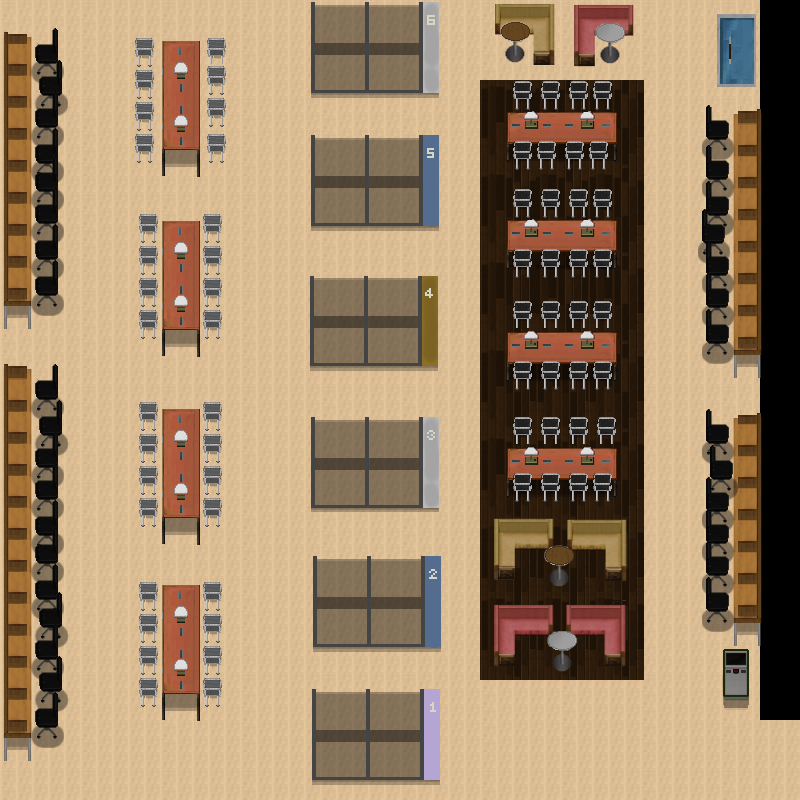

Rendered tile map (Tiled .tmx) drawn with the repository's tilesets; below, a short description and the map source with its tile grids summarised:
An orthogonal 200x200 tile map with 4x4 px tiles, 13 tile layers (Tile Layer 1, Tile Layer 2, Tile Layer 3, Tile Layer 4, ...), 4 tilesets and 60 objects.

<map version="1.9" tiledversion="1.9.2" orientation="orthogonal" renderorder="right-down" width="200" height="200" tilewidth="4" tileheight="4" infinite="0" nextlayerid="16" nextobjectid="88">
 <tileset firstgid="1" source="Library_stair.tsx" />
 <tileset firstgid="30101" source="Lib_3F_Studyroom.tsx" />
 <tileset firstgid="60201" source="Class.tsx" />
 <tileset firstgid="90826" source="LibraryA.tsx" />
 <layer id="1" name="Tile Layer 1" width="200" height="200">
  <data>[40000 cells, 38200 non-empty, 16 distinct tile ids]</data>
 </layer>
 <layer id="2" name="Tile Layer 2" width="200" height="200">
  <data>[40000 cells, 17561 non-empty, 6981 distinct tile ids]</data>
 </layer>
 <layer id="3" name="Tile Layer 3" width="200" height="200">
  <data>[40000 cells, 4105 non-empty, 2072 distinct tile ids]</data>
 </layer>
 <layer id="5" name="Tile Layer 4" width="200" height="200">
  <data>[40000 cells, 1358 non-empty, 497 distinct tile ids]</data>
 </layer>
 <layer id="6" name="Tile Layer 5" width="200" height="200">
  <data>[40000 cells, 522 non-empty, 261 distinct tile ids]</data>
 </layer>
 <layer id="7" name="Tile Layer 6" width="200" height="200">
  <data>[40000 cells, 522 non-empty, 261 distinct tile ids]</data>
 </layer>
 <layer id="8" name="Tile Layer 7" width="200" height="200">
  <data>[40000 cells, 522 non-empty, 261 distinct tile ids]</data>
 </layer>
 <layer id="9" name="Tile Layer 8" width="200" height="200">
  <data>[40000 cells, 522 non-empty, 261 distinct tile ids]</data>
 </layer>
 <layer id="10" name="Tile Layer 9" width="200" height="200">
  <data>[40000 cells, 396 non-empty, 261 distinct tile ids]</data>
 </layer>
 <layer id="11" name="Tile Layer 10" width="200" height="200">
  <data>[40000 cells, 270 non-empty, 135 distinct tile ids]</data>
 </layer>
 <layer id="12" name="Tile Layer 11" width="200" height="200">
  <data>[40000 cells, 135 non-empty, 135 distinct tile ids]</data>
 </layer>
 <layer id="13" name="Tile Layer 12" width="200" height="200">
  <data>[40000 cells, 135 non-empty, 135 distinct tile ids]</data>
 </layer>
 <layer id="14" name="Tile Layer 13" width="200" height="200">
  <data>[40000 cells, 135 non-empty, 135 distinct tile ids]</data>
 </layer>
 <objectgroup id="15" name="Object Layer 1">
  <properties>
   <property name="unity:layer" value="NoPassing" />
  </properties>
  <object id="1" x="-78.6667" y="-121.333" width="904" height="123.375" />
  <object id="4" x="-74.6667" y="798.667" width="1002.67" height="157.333" />
  <object id="5" x="-236" y="-122.667" width="237" height="988" />
  <object id="15" x="759" y="-119" width="169" height="839.273" />
  <object id="18" x="717" y="-7.25" width="47.75" height="122.5" />
  <object id="23" x="311" y="1.75" width="128.25" height="91.25" />
  <object id="24" x="311.25" y="135.25" width="128" height="91" />
  <object id="25" x="310.25" y="276" width="127.5" height="90" />
  <object id="26" x="311" y="416.75" width="127.5" height="91.25" />
  <object id="27" x="313" y="556" width="127.5" height="90.75" />
  <object id="28" x="312" y="688.75" width="127.5" height="91.25" />
  <object id="29" x="495.273" y="-19.4318" width="58.9091" height="53.25" />
  <object id="32" x="495.227" y="4.18182" width="58.7727" height="60.5455" />
  <object id="33" x="500.545" y="22" width="28.5455" height="39.4545" />
  <object id="34" x="574" y="5.09091" width="59.0227" height="60.7273" />
  <object id="35" x="573.636" y="-19.4091" width="59.4545" height="54.6818" />
  <object id="36" x="596" y="23.6364" width="28.1818" height="39.2727" />
  <object id="37" x="738.25" y="107.75" width="22.5" height="269.75" />
  <object id="38" x="733.25" y="113.75" width="7.5" height="263.75" />
  <object id="41" x="702.25" y="104.25" width="73.25" height="250.5" />
  <object id="42" x="706" y="408" width="63.5" height="214.25" />
  <object id="43" x="733.75" y="418" width="15.75" height="228.25" />
  <object id="44" x="738.25" y="412.25" width="23" height="234.25" />
  <object id="45" x="723.5" y="649" width="25" height="51.25" />
  <object id="46" x="493.818" y="605.273" width="59.4545" height="30" />
  <object id="48" x="493.636" y="604.909" width="21.4545" height="60.7273" />
  <object id="49" x="566.182" y="604.909" width="58.9091" height="30" />
  <object id="50" x="603.455" y="604.727" width="22.1818" height="62.1818" />
  <object id="51" x="548.182" y="631.091" width="28.3636" height="40" />
  <object id="52" x="493.636" y="518.727" width="59.4545" height="29.8182" />
  <object id="53" x="493.455" y="518.364" width="21.8182" height="61.6364" />
  <object id="56" x="567.091" y="519.273" width="58.7273" height="29.8182" />
  <object id="57" x="605.091" y="518.909" width="21.4545" height="62" />
  <object id="59" x="543.636" y="544.364" width="30" height="41.6364" />
  <object id="60" x="507.455" y="448" width="109.636" height="54.1818" />
  <object id="61" x="512.545" y="416.727" width="103.636" height="28.9091" />
  <object id="63" x="506.727" y="331.636" width="109.818" height="58.3636" />
  <object id="64" x="512.545" y="301.091" width="99.8182" height="28.7273" />
  <object id="65" x="507.091" y="219.636" width="109.455" height="58.3636" />
  <object id="66" x="512.727" y="189.091" width="99.4545" height="29.6364" />
  <object id="67" x="507.273" y="112.182" width="109.636" height="57.8182" />
  <object id="68" x="513.091" y="80.7273" width="99.0909" height="29.2727" />
  <object id="69" x="162" y="40.75" width="38" height="135.75" />
  <object id="70" x="134.5" y="38" width="19.5" height="124.5" />
  <object id="71" x="207" y="37.75" width="19.5" height="125.25" />
  <object id="72" x="161.75" y="221" width="38" height="135.5" />
  <object id="73" x="203.25" y="213.75" width="18.75" height="124.75" />
  <object id="74" x="138.75" y="213.5" width="18.75" height="125.25" />
  <object id="76" x="162" y="409" width="37.75" height="136" />
  <object id="77" x="139" y="401.75" width="18.5" height="125.25" />
  <object id="78" x="202.75" y="402" width="19" height="125.25" />
  <object id="79" x="162" y="584.75" width="38.25" height="135.75" />
  <object id="80" x="138.5" y="582" width="20" height="125" />
  <object id="81" x="202.75" y="581.75" width="19.25" height="125.5" />
  <object id="82" x="-22" y="37.75" width="52.5" height="291.5" />
  <object id="83" x="4.25" y="32" width="22" height="14.5" />
  <object id="84" x="-21.5" y="27.75" width="83.5" height="278.5" />
  <object id="85" x="-27" y="369.25" width="58" height="391.25" />
  <object id="86" x="3.25" y="364.25" width="22.75" height="16" />
  <object id="87" x="-26.75" y="364.25" width="88.5" height="374" />
 </objectgroup>
</map>
